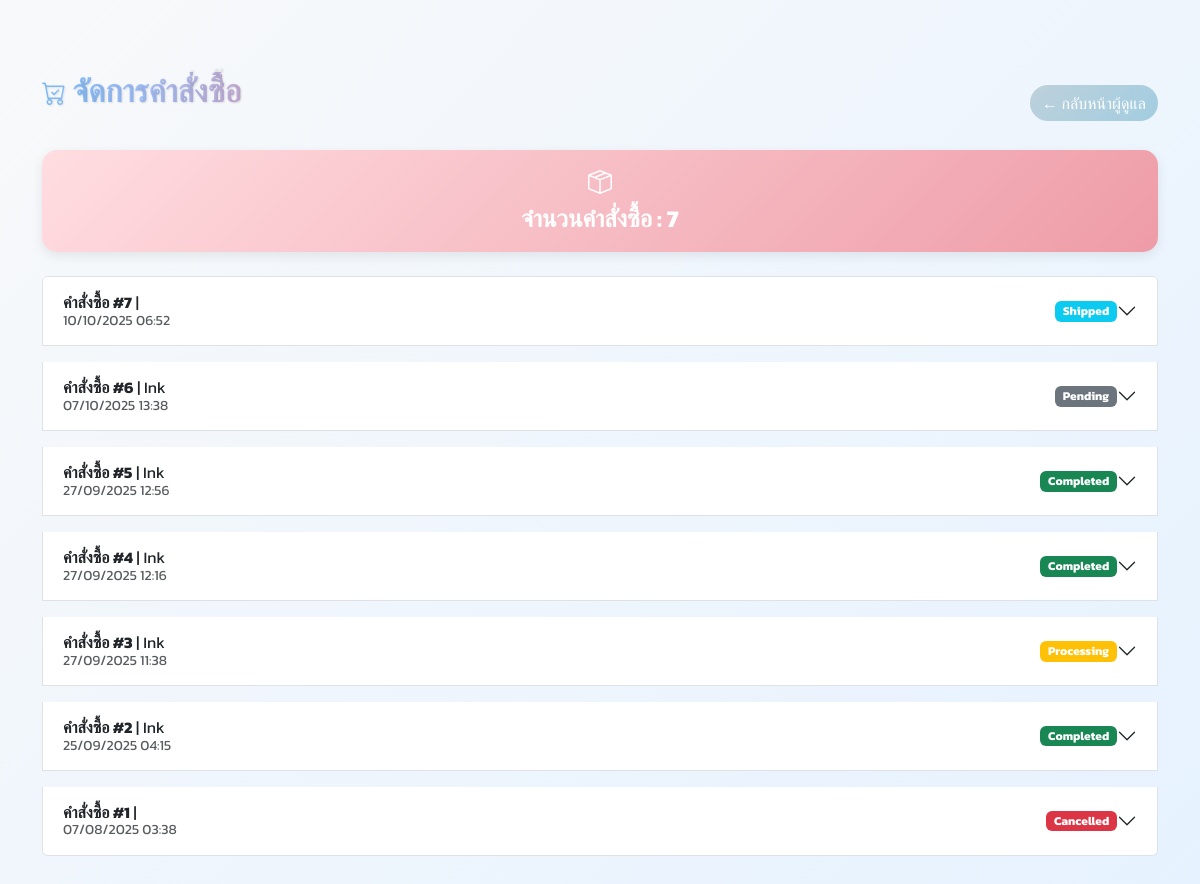
The app's page /admin/orders.php (signed in) with its own data.
### tables this page shows
CREATE TABLE `orders` (
  `order_id` int(11) NOT NULL,
  `user_id` int(11) DEFAULT NULL,
  `total_amount` decimal(10,2) NOT NULL,
  `order_date` timestamp NOT NULL DEFAULT current_timestamp(),
  `status` enum('pending','processing','shipped','completed','cancelled') DEFAULT 'pending'
);

CREATE TABLE `users` (
  `user_id` int(11) NOT NULL,
  `username` varchar(50) NOT NULL,
  `password` varchar(255) NOT NULL,
  `email` varchar(100) NOT NULL,
  `full_name` varchar(100) DEFAULT NULL,
  `role` enum('admin','member') DEFAULT 'member',
  `created_at` timestamp NOT NULL DEFAULT current_timestamp()
);

### admin/orders.php (the view, shortened to what this page needs)
<?php
require '../config.php';
$stmt = $conn->query("
    SELECT o.*, u.username
    FROM orders o
    LEFT JOIN users u ON o.user_id = u.user_id
    ORDER BY o.order_date DESC
");
$orders = $stmt->fetchAll(PDO::FETCH_ASSOC);
$totalOrders = count($orders);
?>
<!DOCTYPE html>
<html lang="th">
<head>
    <link href="https://cdn.jsdelivr.net/npm/bootstrap@5.3.0/dist/css/bootstrap.min.css" rel="stylesheet">
    <link href="https://cdn.jsdelivr.net/npm/bootstrap-icons@1.13.0/font/bootstrap-icons.css" rel="stylesheet">
</head>
<body class="container py-4">
<div class="d-flex justify-content-between align-items-center mt-5 mb-3">
    <h2 class="mb-4 text-gradient fw-bold"><i class="bi bi-cart-check stat-icon"></i> จัดการคำสั่งซื้อ</h2>
    <a href="index.php" class="btn btn-gradient btn-edit rounded-pill">← กลับหน้าผู้ดูแล</a>
</div>
<div class="stat-card mb-4">
    <i class="bi bi-box-seam stat-icon text-white"></i>
    <div class="fs-4 fw-bold text-white">จำนวนคำสั่งซื้อ : <?= $totalOrders ?></div>
</div>
<div class="accordion" id="ordersAccordion">
<?php foreach ($orders as $index => $order): ?>
    <div class="accordion-item mb-3">
        <h2 class="accordion-header" id="heading<?= $index ?>">
            <button class="accordion-button collapsed" type="button" data-bs-toggle="collapse" data-bs-target="#collapse<?= $index ?>" aria-expanded="false" aria-controls="collapse<?= $index ?>">
                <div class="d-flex flex-column w-100">
                    <span><strong>คำสั่งซื้อ #<?= $order['order_id'] ?></strong> | <?= htmlspecialchars($order['username']) ?></span>
                    <small class="text-muted"><?= date("d/m/Y H:i", strtotime($order['order_date'])) ?></small>
                </div>
                <?php
                    $badgeColors = ['pending'=>'secondary','processing'=>'warning','shipped'=>'info','completed'=>'success','cancelled'=>'danger'];
                    $status = $order['status'];
                    $badgeClass = $badgeColors[$status] ?? 'secondary';
                ?>
                <span class="ms-auto badge bg-<?= $badgeClass ?>"><?= ucfirst($status) ?></span>
            </button>
        </h2>
    </div>
<?php endforeach; ?>
</div>
</body>
</html>

### admin/orders.php (style rules this page uses)
body { font-family: 'Kanit', 'Nunito', sans-serif; background: linear-gradient(135deg, #f8f9fa, #e6f2ff); }
.text-gradient { background: linear-gradient(90deg, #80c2ffff, #a7c5ffff, #cdb4db); -webkit-background-clip: text; -webkit-text-fill-color: transparent; font-weight:700; font-size:2rem; text-shadow: 1px 1px 2px rgba(0,0,0,0.1); }
.stat-card { border-radius:15px; padding:15px; text-align:center; color:white; background: linear-gradient(135deg,#ffdde1,#ee9ca7); box-shadow:0 4px 12px rgba(0,0,0,0.08); margin-bottom:20px; }
.stat-icon { font-size:1.5rem; margin-bottom:5px; }
.btn-gradient { color:white; font-weight:500; border-radius:12px; transition: all 0.3s; border:none; }
.btn-edit { background: linear-gradient(135deg, #bdd1dbff, #a2cde1ff); }

### records on screen
orders: order_id "7", order_date "10/10/2025 06:52", status "Shipped"
orders: order_id "6", user.username "Ink", order_date "07/10/2025 13:38", status "Pending"
orders: order_id "5", user.username "Ink", order_date "27/09/2025 12:56", status "Completed"
orders: order_id "4", user.username "Ink", order_date "27/09/2025 12:16", status "Completed"
orders: order_id "3", user.username "Ink", order_date "27/09/2025 11:38", status "Processing"
orders: order_id "2", user.username "Ink", order_date "25/09/2025 04:15", status "Completed"
orders: order_id "1", order_date "07/08/2025 03:38", status "Cancelled"

### other values on screen
$totalOrders "7"
